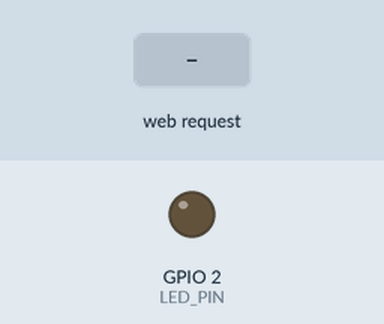
Recording of a program running on a simulated ESP32. Parts: output pins drawn as LEDs (lit = HIGH). The test bench sets the inputs (shaded band). WiFi joins after 1.5 s; servers stay silent unless stated; what the program prints to the serial monitor is not drawn.

Above: at 3.2 s.
3.3 s: HTTP request GET /on received
At 4.5 s:
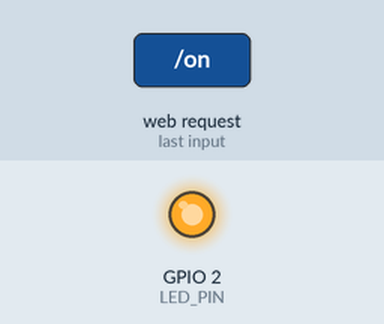
4.8 s: HTTP request GET /off received
At 5.8 s:
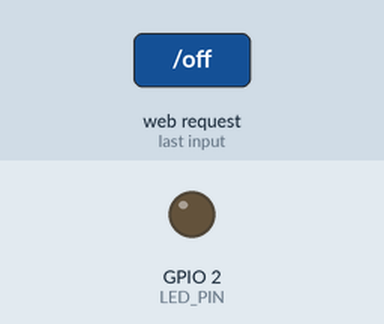
Timing chart, 0 to 7.8 s (numbered marks = the images above; inputs shaded):
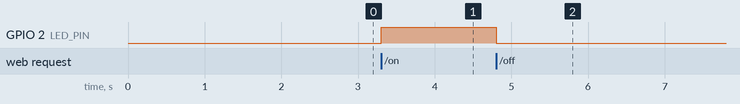

The program:

main.cpp
```cpp
#include <Arduino.h>
#include <WiFi.h>
#include <WebServer.h>

const char* ssid = "P1404";
const char* password = "12345679";

WebServer server(80);

// Chân LED tích hợp trên bo ESP32 WROOM (thường là GPIO 2)
#define LED_PIN 2

// Hàm hiển thị giao diện trang chủ
void viewer() {
  String html = "<!DOCTYPE html><html><head><meta charset='UTF-8'>";
  html += "<meta name='viewport' content='width=device-width, initial-scale=1.0'>";
  html += "<title>ESP32 Control</title></head><body style='text-align:center; font-family:sans-serif;'>";
  html += "<h2>DIEU KHIEN LED ESP32</h2>";
  html += "<p><a href='/on' style='display:inline-block; padding:15px 30px; font-size:24px; color:white; background:green; text-decoration:none; border-radius:8px;'>ON LED</a></p>";
  html += "<p><a href='/off' style='display:inline-block; padding:15px 30px; font-size:24px; color:white; background:red; text-decoration:none; border-radius:8px;'>OFF LED</a></p>";
  html += "</body></html>";
  server.send(200, "text/html", html);
}

void TurnOnLed() {
  digitalWrite(LED_PIN, HIGH);
  server.sendHeader("Location", "/"); // Bật xong tự quay về trang chủ
  server.send(303);
}

void TurnOffLed() {
  digitalWrite(LED_PIN, LOW);
  server.sendHeader("Location", "/"); // Tắt xong tự quay về trang chủ
  server.send(303);
}

void setup() {
  pinMode(LED_PIN, OUTPUT);
  digitalWrite(LED_PIN, LOW);

  Serial.begin(115200);
  delay(500);

  WiFi.mode(WIFI_STA);
  WiFi.begin(ssid, password);

  Serial.println("\nDang ket noi WiFi...");
  while (WiFi.status() != WL_CONNECTED) {
    delay(500);
    Serial.print(".");
  }

  Serial.println("\nConnected!");
  Serial.print("Dia chi IP: ");
  Serial.println(WiFi.localIP());

  // Đăng ký các đường dẫn
  server.on("/", viewer);
  server.on("/on", TurnOnLed);
  server.on("/off", TurnOffLed);

  server.begin();
  Serial.println("HTTP Server da khoi chay!");
}

void loop() {
  server.handleClient();
}
```

Measured:
- after the input at 3.3 s, GPIO 2 (LED_PIN): LOW → HIGH at once
- after the input at 4.8 s, GPIO 2 (LED_PIN): HIGH → LOW at once
